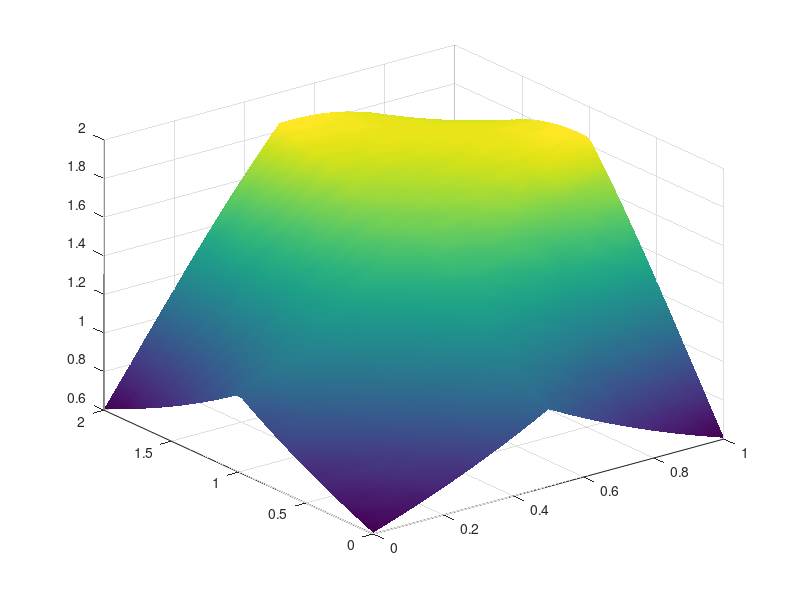
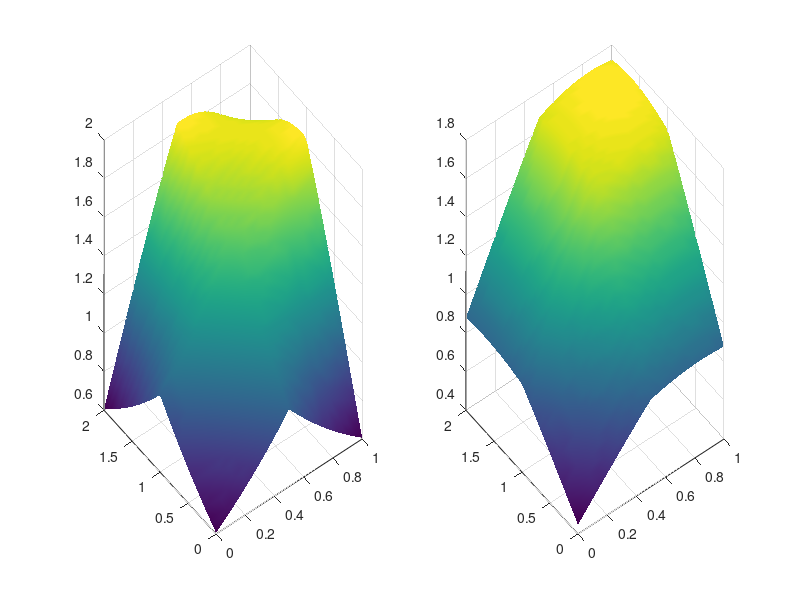
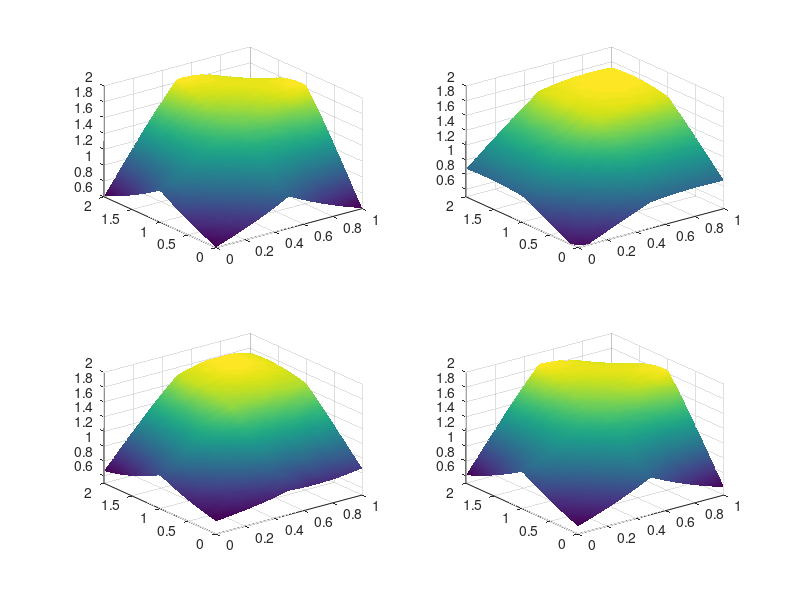
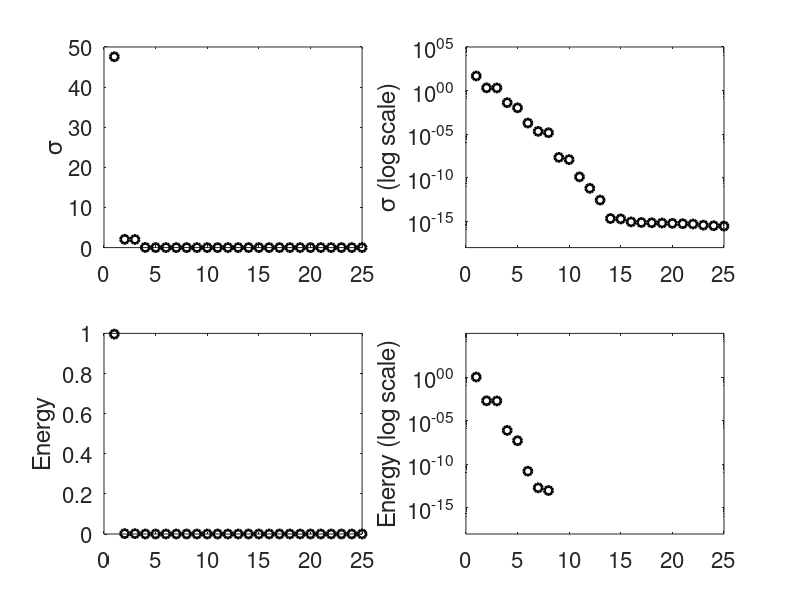

MATLAB code to generate these figures, in order:
% Section 15.5 - Proper Orthogonal Decomposition (POD)

%% Define function f(x,t) and plot
clear; close all; clc

x = linspace(0,1,25);
t = linspace(0,2,50);
[T,X] = meshgrid(t,x);
f = exp(-abs((X-.5).*(T-1)))+sin(X.*T);
figure(1)
surf(X,T,f)
shading interp

%% Perform SVD, plot rank1 approximation
[U,S,V] = svd(f,'econ');
f_rank1 = U(:,1)*S(1,1)*V(:,1)';

figure(2)
subplot(1,2,1)
surf(X,T,f)
shading interp
subplot(1,2,2)
surf(X,T,f_rank1)
shading interp

%% Plot rank 1,2,3 approximations
figure(3)
subplot(2,2,1)
surf(X,T,f), shading interp
for j=1:3
    ff = U(:,1:j)*S(1:j,1:j)*V(:,1:j)';
    subplot(2,2,j+1)
    surf(X,T,ff), shading interp
    set(gca,'Zlim',[0.5,2])
end


%% Calculate energy in first 1 mode and first 3 modes
sig = diag(S);
energy1 = sig(1)^2/sum(sig.^2)
energy3 = sum(sig(1:3).^2)/sum(sig.^2)

%% Plot singular values and energy
figure(4)
subplot(2,2,1)
plot(sig,'ko','Linewidth',2)
axis([0 25 0 50])
ylabel('\sigma')
set(gca,'Fontsize',16,'Xtick',0:5:25)
subplot(2,2,2)
semilogy(sig,'ko','Linewidth',2)
axis([0 25 10^-(18) 10^5])
ylabel('\sigma (log scale)')
set(gca,'Fontsize',16,'Xtick',0:5:25,'Ytick',logspace(-15,5,5))
subplot(2,2,3)
plot(sig.^2/sum(sig.^2),'ko','Linewidth',2)
axis([0 25 0 1])
ylabel('Energy')
set(gca,'Fontsize',16,'Xtick',0:5:25)
subplot(2,2,4)
semilogy(sig.^2/sum(sig.^2),'ko','Linewidth',2)
axis([0 25 10^-(18) 10^5])
ylabel('Energy (log scale)')
set(gca,'Fontsize',16,'Xtick',0:5:25,'Ytick',logspace(-15,0,4))

%% Plot energy and cumulative energy
figure(5)
subplot(1,2,1)
plot(sig.^2/sum(sig.^2),'ko','Linewidth',2)
axis([0 25 10^-(18) 1])
ylabel('Energy (log scale)')
set(gca,'Fontsize',16,'Xtick',0:5:25)
subplot(1,2,2)
semilogy(cumsum(sig.^2)/sum(sig.^2),'ko','Linewidth',2)
axis([0 25 10^-(18) 1])
ylabel('Cumulative Energy (log scale)')
set(gca,'Fontsize',16,'Xtick',0:5:25,'Ytick',logspace(-15,0,4))

%% Plot POD modes and time evolution
figure(6)
subplot(3,2,1)
surf(X,T,f), shading interp
xlabel('x')
ylabel('t')
title('f','Fontsize',16)
set(gca,'Fontsize',16)
subplot(3,2,2)
surf(X,T,f_rank1), shading interp
xlabel('x')
ylabel('t')
title('rank 1','Fontsize',16)
set(gca,'Fontsize',16)
subplot(3,1,2)
plot(x,U(:,1),'b',x,U(:,2),'--r',x,U(:,3),':k','Linewidth',2)
xlabel('x')
set(gca,'Fontsize',16)
legend('mode 1','mode 2','mode 3','Location','northwest')
subplot(3,1,3)
plot(t,V(:,1),'b',t,V(:,2),'--r',t,V(:,3),':k','Linewidth',2)
xlabel('t')
set(gca,'Fontsize',16)


%% Example 2 - create function and plot
clear;

x = linspace(-10,10,100);
t = linspace(0,10,30);
[X,T] = meshgrid(x,t);
f = sech(X).*(1-0.5*cos(2*T))+(sech(X).*tanh(X)).*(1-0.5*sin(2*T));
figure(7)
waterfall(X,T,f)
xlabel('x')
ylabel('t')
set(gca,'Fontsize',16,'Zlim',[-1,2])

%% Plot POD approximations
[U,S,V] = svd(f','econ');

figure(8)
subplot(2,2,1)
waterfall(X,T,f)
xlabel('x')
ylabel('t')
set(gca,'Fontsize',16,'Zlim',[-1,2])
for j=1:3
    ff = U(:,1:j)*S(1:j,1:j)*V(:,1:j)';
    subplot(2,2,j+1)
    waterfall(X,T,ff')
    set(gca,'Fontsize',16,'Zlim',[-1,2])
end

%% Plot singular values and POD modes
sig = diag(S);
figure(9)
subplot(3,2,1)
plot(sig,'ko','Linewidth',2)
axis([0 25 0 50])
ylabel('\sigma')
set(gca,'Fontsize',16,'Xtick',0:5:25)
subplot(3,2,2)
semilogy(sig,'ko','Linewidth',2)
axis([0 25 10^-(18) 10^5])
ylabel('\sigma (log scale)')
set(gca,'Fontsize',16,'Xtick',0:5:25,'Ytick',logspace(-15,5,5))
subplot(3,1,2)
plot(x,U(:,1),'b',x,U(:,2),'--r',x,U(:,3),':k','Linewidth',2)
set(gca,'Fontsize',16)
legend('mode 1','mode 2','mode 3','Location','northwest')
subplot(3,1,3)
plot(t,V(:,1),'b',t,V(:,2),'--r',t,V(:,3),':k','Linewidth',2)
set(gca,'Fontsize',16)
legend('v_1','v_2','v_3','Location','northwest')



